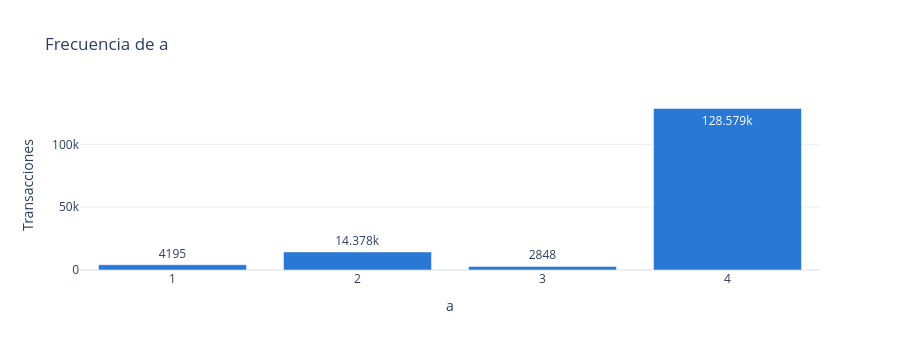
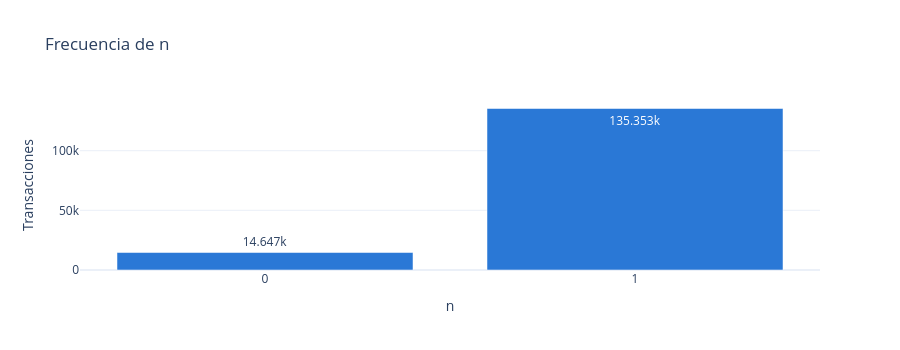

Notebook code for these charts, in order:
### Code cell
# Frecuencia de cada valor en las variables numéricas discretas
for columna in columnas_discretas:
    fig = px.bar(
        df[columna].value_counts().sort_index(),
        text_auto=True,
        color_discrete_sequence=[COLOR_PRINCIPAL],
        labels={columna: columna, 'value': 'Transacciones'},
        title=f'Frecuencia de {columna}',
    )
    fig.update_xaxes(type='category')
    fig.update_layout(showlegend=False, height=350)
    fig.show()

### Figure 1 — Plotly figure (JSON) as saved in the notebook; plotly's stock layout.template omitted (floating-point values rounded to 4 significant figures)
{"data": [{"hovertemplate": "variable=count<br>a=%{x}<br>Transacciones=%{y}<extra></extra>", "legendgroup": "count", "marker": {"color": "#2a78d6", "pattern": {"shape": ""}}, "name": "count", "orientation": "v", "showlegend": true, "textposition": "auto", "texttemplate": "%{y}", "type": "bar", "x": [1, 2, 3, 4], "xaxis": "x", "y": [4195, 14378, 2848, 128579], "yaxis": "y"}], "layout": {"barmode": "relative", "height": 350, "legend": {"title": {"text": "variable"}, "tracegroupgap": 0}, "showlegend": false, "title": {"text": "Frecuencia de a"}, "xaxis": {"anchor": "y", "domain": [0, 1], "title": {"text": "a"}, "type": "category"}, "yaxis": {"anchor": "x", "domain": [0, 1], "title": {"text": "Transacciones"}}}}

### Figure 2 — Plotly figure (JSON) as saved in the notebook; plotly's stock layout.template omitted (floating-point values rounded to 4 significant figures)
{"data": [{"hovertemplate": "variable=count<br>n=%{x}<br>Transacciones=%{y}<extra></extra>", "legendgroup": "count", "marker": {"color": "#2a78d6", "pattern": {"shape": ""}}, "name": "count", "orientation": "v", "showlegend": true, "textposition": "auto", "texttemplate": "%{y}", "type": "bar", "x": [0, 1], "xaxis": "x", "y": [14647, 135353], "yaxis": "y"}], "layout": {"barmode": "relative", "height": 350, "legend": {"title": {"text": "variable"}, "tracegroupgap": 0}, "showlegend": false, "title": {"text": "Frecuencia de n"}, "xaxis": {"anchor": "y", "domain": [0, 1], "title": {"text": "n"}, "type": "category"}, "yaxis": {"anchor": "x", "domain": [0, 1], "title": {"text": "Transacciones"}}}}
